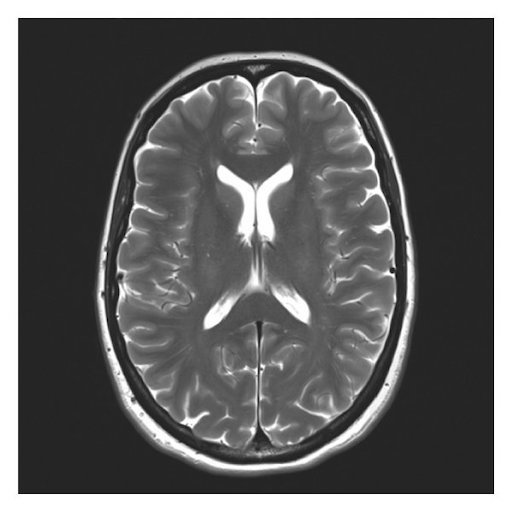
%> input picture Signal Processing/Assesments/CourseWork/Answers/Question 2 & 3/Brain_BW512x512.png, 512 x 512 px
$ octave Q2VaryKernalSize.m   (GNU Octave 9; MATLAB toolbox functions it lacks are replaced by stand-ins)
%> lines starting %> are read from the running program, lines starting %| are printed output that depends on the picture
% function Vary_Kernal_Size()

original_image = double(imread('Brain_BW512x512.png'));
%> original_image: size 512x512 double; min 0, max 255, mean 98.3; mean of the top-left, top-right, bottom-left and bottom-right quarters 93.8, 97.3, 101, 101.3

kernels = 1:4:17;
num_kernels = length(kernels);

figure('Name', 'Effect of Different Kernel Sizes');
% tiledlayout(2, num_kernels);

for i = 1:num_kernels
  kernel_size = kernels(i);
  kernel = ones(kernel_size,kernel_size)*-1;
  midpont = ceil(kernel_size/2);
  % [5 lines of commented-out code are left out]
  centre_val = sum(kernel,"all") * -1;
  kernel(midpont,midpont) = centre_val;

  filtered_image = conv2(original_image, kernel, 'same'); % stops it adding extra elements

  filtered_image = uint8(mat2gray(filtered_image) * 255); % to match original_image

  % Plot the kernel
  % nexttile(i);
  subplot(2, num_kernels, i);
  imagesc(kernel);
  axis image off;
  colormap('gray');
  title(sprintf('%dx%d Kernel', kernel_size, kernel_size), 'FontSize', 10);

  % Plot the filtered image
  % nexttile(i + num_kernels);
  subplot(2, num_kernels, i + num_kernels);
  imshow(filtered_image);
  axis image off;
end
%> this loop made 5 passes
%> pass 2, `filtered_image = conv2(original_image, kernel, 'same');`:
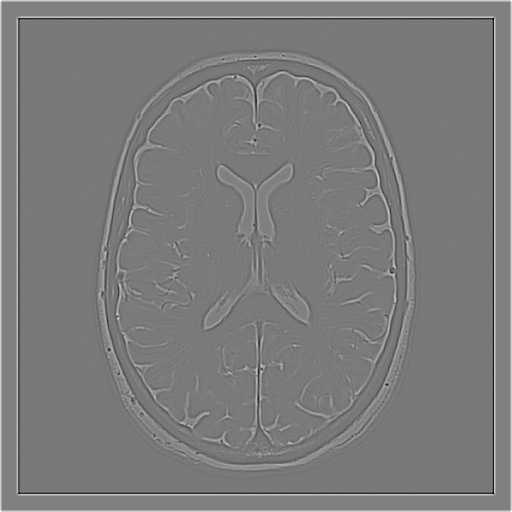
%> filtered_image: size 512x512 double; min -3863, max 4335, mean 128.2; drawn with min black and max white
%> pass 3, `filtered_image = conv2(original_image, kernel, 'same');`:
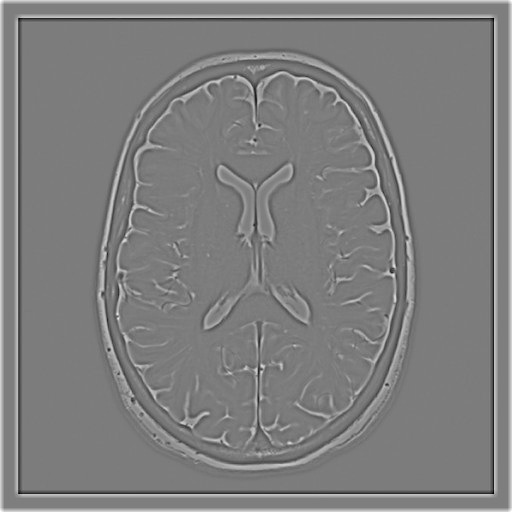
%> filtered_image: size 512x512 double; min -13811, max 14535, mean 277.2; drawn with min black and max white
%> after the loop:
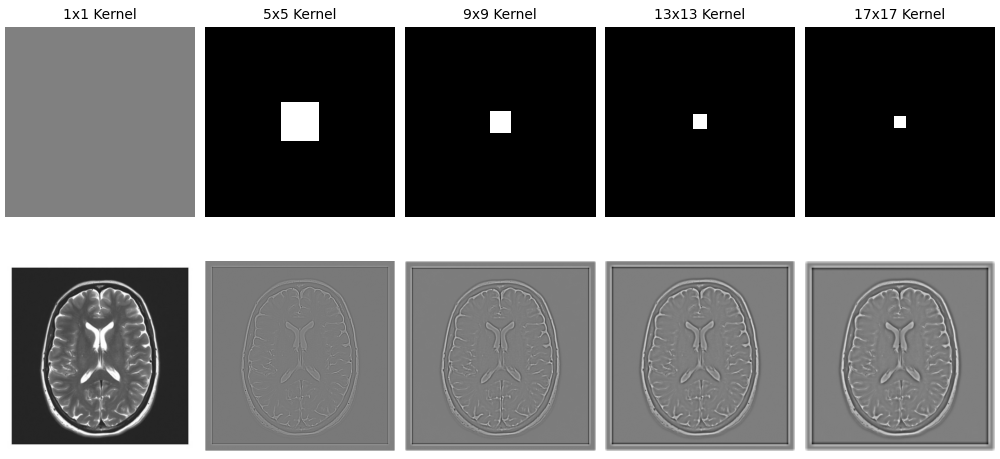
%> figure redrawn from the program's plot data, 10 panels
% end
